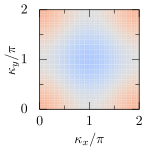

Recreate this plot in gnuplot.
unset multiplot
reset
load 'moreland.gp'
eval setdef('tex','0')

output='berry-curvature'
if (tex == 1) {
  set lmargin at screen 0
  set rmargin at screen 1
  set bmargin at screen 0
  set tmargin at screen 1
  set term lua tikz standalone createstyle size 1in,1in  #fontscale 0.6
  set output output.'.tex'
}

fn='berry_curvature'
dat=fn.'.dat'
par=fn.'.par'
load par

###
# do stuff

set xlabel '$\kappa_x/\pi$'
set ylabel '$\kappa_y/\pi$'

set xrange [0:2]
set yrange [0:2]
set xtics 0,1
set mxtics 2
set ytics 0,1
set mytics 2

set grid front

set cbrange [1:3]
set cbtics 1,1
set mcbtics 2
unset colorbox
p dat matrix u (($1+0.5)*2/ntx):(($2+0.5)*2/ntx):(2*$3) w image pixels notit

#
###

if (tex == 1){
  unset output
  set term wxt
  build = buildtex(output)
  print '"eval build" to build and preview'
} else {
  #print "press enter to continue"
  #pause -1
}
